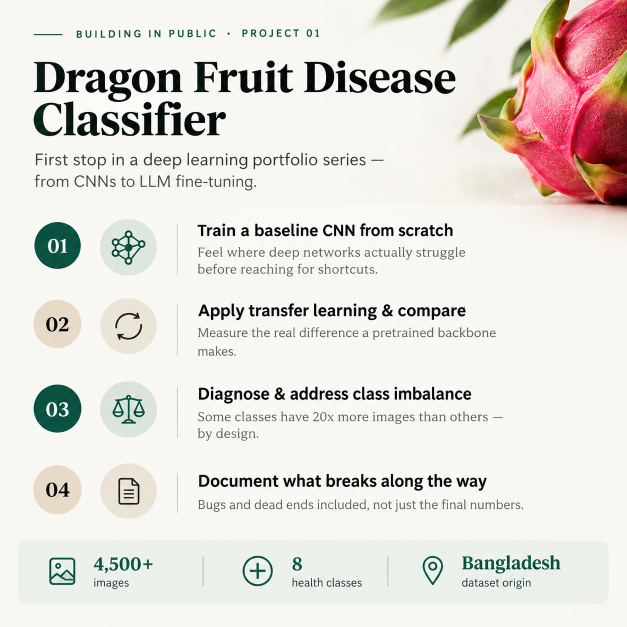
#> input picture ChatGPT Image Sep 23, 2026, 03_32_21 PM.png, 1254 x 1254 px (shown at 1/2 size)
$ python make_resized_cache.py --src . --dst out --size 100
#> lines starting #> are read from the running program, lines starting #| are printed output that depends on the picture
"""
make_resized_cache.py -- build the resized JPEG copies of the dataset that the reported runs trained on.

Reading full-size photos for every epoch is slow, so the experiments used two caches, each a
copy of the dataset with the same train/val/test/<class> layout:

  small   longest side <= 160 px, JPEG quality 92   -> used by the 128 px runs (arms A, C, D, E, baseline)
  med     longest side <= 256 px, JPEG quality 95   -> used by the 224 px run (arm B)

The training script then resizes each cached image to exactly img_size x img_size.
Aspect ratio is kept here (thumbnail) and squashed there, as in the original runs.

Usage
  python make_resized_cache.py --src Cleaned --dst small --size 160 --quality 92
  python make_resized_cache.py --src Cleaned --dst med   --size 256 --quality 95
"""
import argparse
import os

from PIL import Image

EXTENSIONS = (".jpg", ".jpeg", ".png")


def main():
    p = argparse.ArgumentParser(description=__doc__, formatter_class=argparse.RawDescriptionHelpFormatter)
    p.add_argument("--src", required=True, help="dataset root (train/ val/ test/ with one folder per class)")
    p.add_argument("--dst", required=True, help="output folder (created; must not already contain images)")
    p.add_argument("--size", type=int, required=True, help="longest side after resizing, in pixels")
    p.add_argument("--quality", type=int, default=92, help="JPEG quality")
    a = p.parse_args()

    if os.path.abspath(a.src) == os.path.abspath(a.dst):
        raise SystemExit("--dst must differ from --src")
    n = 0
    for root, _, files in os.walk(a.src):
        for f in sorted(files):
            if not f.lower().endswith(EXTENSIONS):
                continue
            out_dir = root.replace(a.src, a.dst, 1)
            os.makedirs(out_dir, exist_ok=True)
            im = Image.open(os.path.join(root, f)).convert("RGB")
#> im is the input picture: PIL image 1254x1254 RGB; mean R, G, B 228, 223.2, 217.4
            im.thumbnail((a.size, a.size))
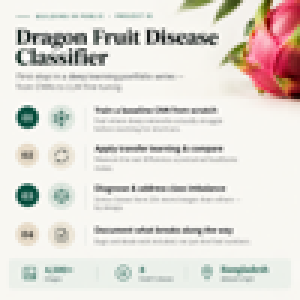
#> im: PIL image 100x100 RGB (shown 3 times larger); mean R, G, B 227.9, 223.1, 217.4
            im.save(os.path.join(out_dir, os.path.splitext(f)[0] + ".jpg"), quality=a.quality)
            n += 1
    print(f"wrote {n} images to {a.dst}")


if __name__ == "__main__":
    main()
